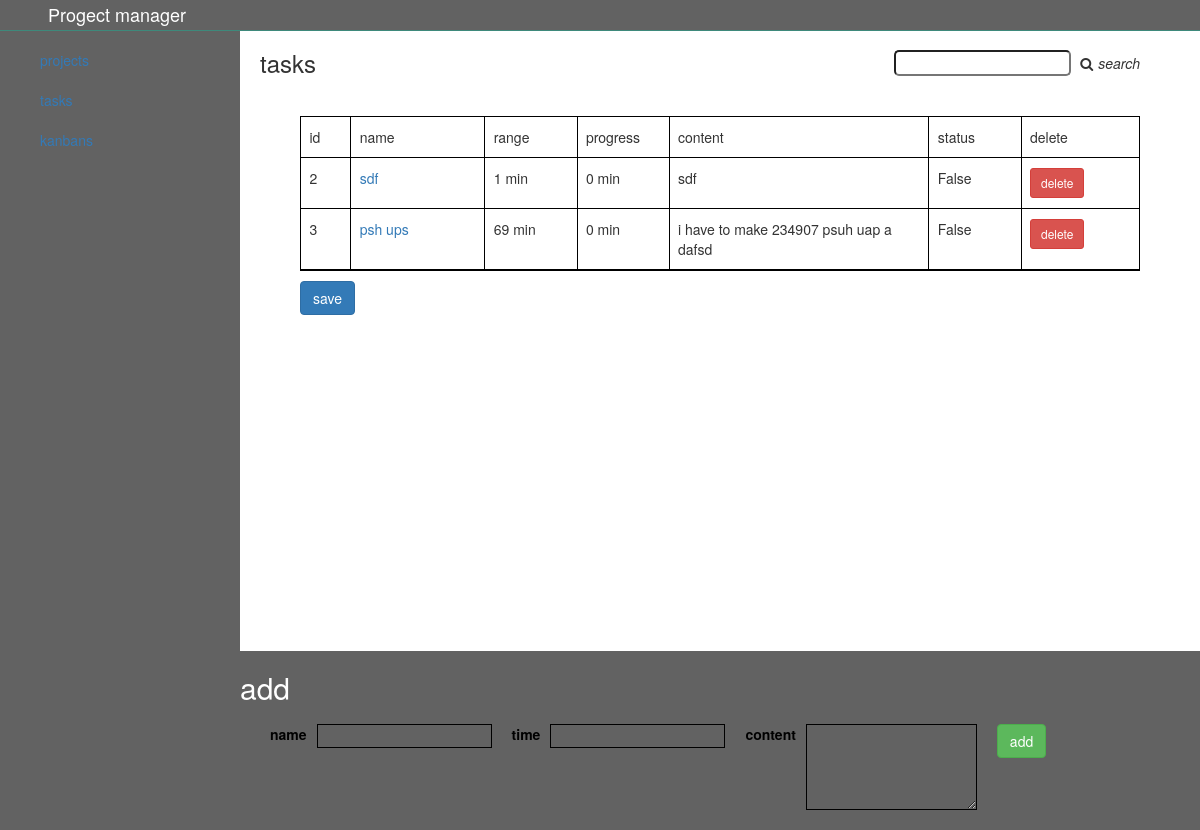
Before: /tasks/2 with the older database file.
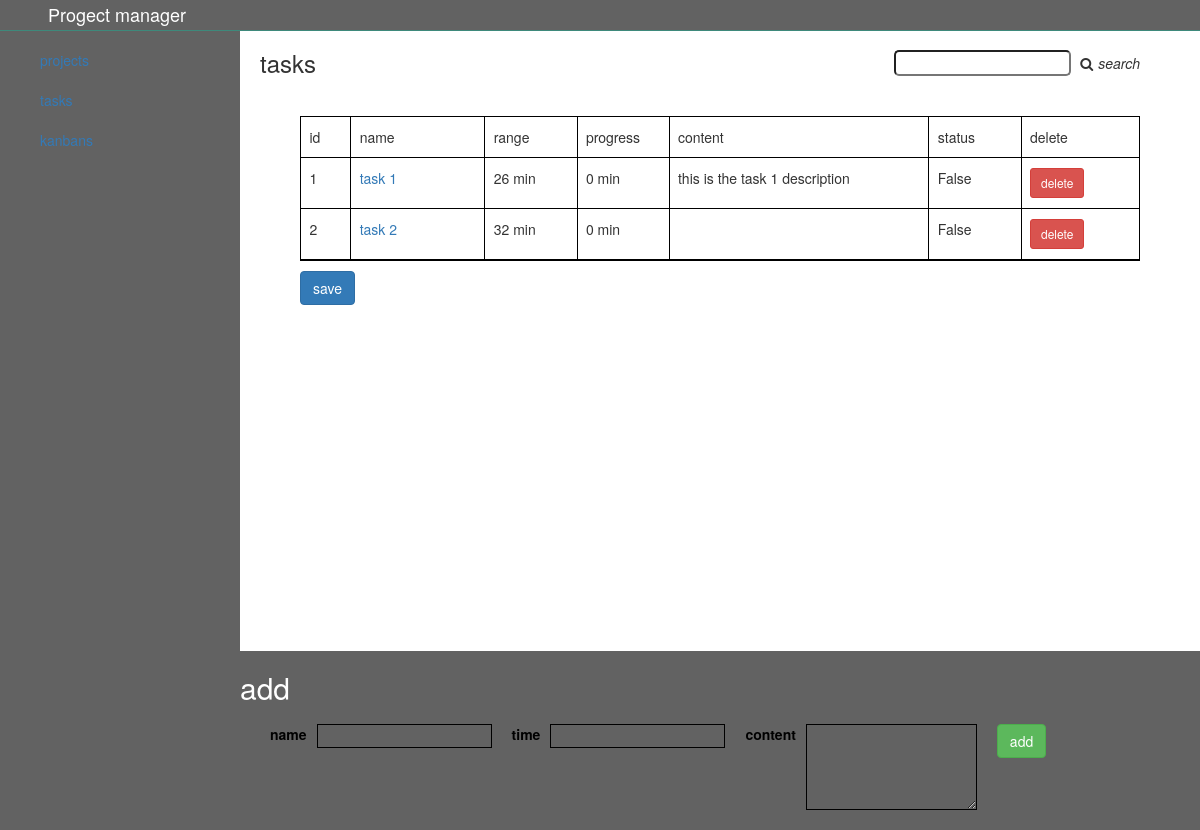
After: the same page with the newer database file.
### app.py (models this page shows, shortened)
class Task(db.Model):
    id = db.Column(db.Integer, primary_key=True)
    name = db.Column(db.String(1000), nullable=False)
    content = db.Column(db.String(1000),nullable=False)
    t_range = db.Column(db.Integer, nullable=False)
    progress = db.Column(db.Integer, nullable=False, default=0)
    date = db.Column(db.DateTime,default=datetime.utcnow)
    status = db.Column(db.Boolean, default=False)
    hub_id = db.Column(db.Integer, db.ForeignKey('taskhub.id'), nullable= False)

### app.py (the view)
@app.route('/tasks/<int:id>', methods = ['GET','POST'])
def taskHub(id):
    if Taskhub.query.get(id):
        tasks = Taskhub.query.get(id).tasks
    else:
        tasks = ''
    return render_template('taskhub.html', tasks=tasks, id = id)

### templates/taskhub.html
{% extends 'base.html' %}
{% block body %}
<div class="main">
    <div class="taskhub-header">
        <h3>tasks</h3>
        <div class="search">
            <input type="text" class="taskName">
            <i class="fa fa-search"></i><i>search</i>
        </div>
    </div>
    <div class="tasks">
        <form method='post' action='/saveTask/{{id}}'>
            <ul>
                <li>
                    <p class="no">id</p>
                    <p class="name">name</p>
                    <p class="range">range</p>
                    <p class="pro">progress</p>
                    <p class="content">content</p>
                    <p class="status">status</p>
                    <p class="delete">delete</p>
                </li>
                {% for task in tasks%}
                <li {% if task.status == True %} class='success'{% endif %}>
                    <p class="no">{{ task.id }}</p>
                    <p class="name"><a href="/task/{{task.id}}">{{ task.name }}</a></p>
                    <p class="range">{{ task.t_range }} min</p>
                    <p class="pro">{{ task.progress }} min</p>
                    <p class="content">{{ task.content }}</p>
                    <p class="status">{{ task.status }}</p>
                    <p class="delete">
                        <a href="/deleteTask/{{task.id}}" class="btn btn-danger btn-sm">delete</a>
                    </p>
                </li>
                {% endfor %}
            </ul>
            <div>
                <button class="btn btn-primary" type='submit'> save </button>
            </div>
        </form>
    </div>
    <div class="addTask">
       <h2>add</h2>
        <form method='post' action='/addTask/{{id}}'>
            <div>
                <label for="name">name</label>
                <input id='name' type="text" name='name' class="taskName">
            </div>
            <div>
                <label for="t_range">time</label>
                <input id='t_range' type="number" name='t_range' class="taskName">
            </div>
            <div>
                <label for="content">content</label>
                <textarea name="content" id="content" rows="4"></textarea>
            </div>
            <div>
                <button type='submit' class="btn btn-success">add</button>
            </div>
        </form>
    </div>
</div>
</div>
{% endblock %}

### templates/base.html (shortened to what this page needs)
<!doctype html>
<html lang="en">
<head>
    <link rel="stylesheet" href="../static/lib/bootstrap/css/bootstrap.css">
    <link rel="stylesheet" href="../static/lib/font-awesome/css/font-awesome.min.css">
    <link rel="stylesheet" href="../static/css/style.css">
</head>
<body>
        <header>
            <h2>Progect manager</h2>
        </header>
        <div class="main-cont">
            <div class="dashboard">
                <ul>
                    <li><a href="/">projects</a></li>
                    <li><a href="/">tasks</a></li>
                    <li><a href="/">kanbans</a></li>
                </ul>
            </div>
{% block body %}
{% endblock %}
</body>
</html>

### static/css/style.css (style rules this page uses)
header { margin-bottom: 30px; }
header h2 { margin: 0; padding: 5px 4%; font-size: 18px; position: fixed; left: 0; top: 0; width: 100%; background: #626262; color: white; border-bottom: 1px solid #3e897b; z-index: 1; }
.main-cont { display: flex; }
.main-cont .dashboard { width: 20%; background: #626262; height: 100vh; }
.main-cont .dashboard ul { list-style: none; position: fixed; height: 100%; left: 0; width: 20%; background: #626262; height: 100vh; }
.main-cont .dashboard ul li { margin: 20px 0; }
.main-cont .main { width: 80% }
.main-cont .main h3 { margin: 0; padding: 20px; }
.main-cont .main ul { list-style: none; border: 1px solid black; padding: 0; margin: 10px 30px; }
.main-cont .main ul li { display: flex; border-bottom: 1px solid black; }
.main-cont .main ul li p { margin: 0; padding: 10px 0; margin-left: 1%; }
.main-cont .main ul li .no { width: 5%; border-right: 1px solid black; }
.main-cont .main ul li .name { width: 15% !important; border-right: 1px solid black; }
.main-cont .main ul li .pro { width: 10% !important; border-right: 1px solid black; }
.main-cont .main ul li .content { width: 30% !important; border-right: 1px solid black; }
.main-cont .main ul li .status { width: 10% !important; border-right: 1px solid black; }
.main-cont .main ul li .range { width: 10% !important; border-right: 1px solid black; }
.main-cont .main ul li .delete { width: 10%; }
.main-cont form { margin: 20px 30px; }
.main .taskhub-header { display: flex; align-items: center; justify-content: space-between; }
.main .search { margin-right: 60px; }
.main .search input { border-radius: 5px; }
.main .search i { margin-left: 5px; }
.main .tasks form div { margin-left: 30px; }
.main .addTask { position: fixed; bottom: 0; background: #626262; width: 100%; }
.main .addTask h2 { color: white; }
.main .addTask form { display: flex; color: black; }
.main .addTask form div { display: flex; align-items: flex-start; margin-right: 20px; }
.main .addTask form div input, textarea { margin-left: 10px; background: #626262; border: 1px solid black }

Changed rows visible on the page:
no longer on this page (row edited): Task: id "3", name "psh ups", t_range "69", progress "0", content "i have to make 234907 psuh uap a dafsd", status "False"
now on this page (row edited): Task: id "1", name "task 1", t_range "26", progress "0", content "this is the task 1 description", status "False"
changed Task id 2: name "sdf" → "task 2"; t_range "1" → "32"; content "sdf" → (not shown)
